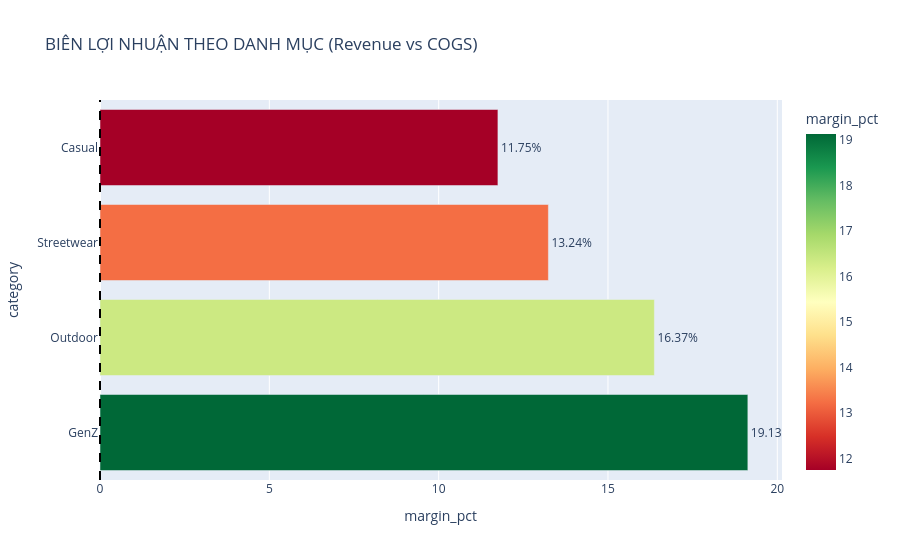

This figure's notebook cell:
### Markdown cell above
### Act 4: Phân loại mức độ ưu tiên (Prescriptive Triage)

Không phải tất cả sản phẩm hay kênh bán hàng đều tệ như nhau. Để đưa ra các hành động **Prescriptive (Đề xuất)**, chúng ta cần phân loại (Triage) xem đâu là "vùng xanh" (lợi nhuận tốt) và đâu là "vùng đỏ" (càng bán càng lỗ) để tối ưu hóa nguồn lực.

### Code cell
# === ACT 4: SEGMENT TRIAGE - PHÂN LOẠI VÙNG NGUY HIỂM ===

# 1. Lấy thông tin Category và Segment từ bảng products
oi_full = order_items.merge(
    products[['product_id', 'category', 'segment', 'cogs']], 
    on='product_id', 
    how='left'
)

# 2. Tính toán Profitability theo Category
category_pnl = oi_full.groupby('category').agg(
    revenue = ('unit_price', lambda x: (x * oi_full.loc[x.index, 'quantity']).sum()),
    cogs    = ('cogs', lambda x: (x * oi_full.loc[x.index, 'quantity']).sum())
).reset_index()

# Tính Margin (đơn giản hóa: Revenue - COGS)
category_pnl['margin_val'] = category_pnl['revenue'] - category_pnl['cogs']
category_pnl['margin_pct'] = (category_pnl['margin_val'] / category_pnl['revenue'] * 100).round(2)
category_pnl = category_pnl.sort_values('margin_pct', ascending=False)

# 3. Vẽ biểu đồ
import plotly.express as px

fig = px.bar(category_pnl, x='margin_pct', y='category', orientation='h',
             color='margin_pct', 
             color_continuous_scale='RdYlGn',
             text='margin_pct',
             title='BIÊN LỢI NHUẬN THEO DANH MỤC (Revenue vs COGS)')

fig.update_traces(texttemplate='%{text}%', textposition='outside')
fig.add_vline(x=0, line_dash="dash", line_color="black")
fig.show()

# 4. Bonus: Triage theo Segment (Phân khúc khách hàng)
segment_pnl = oi_full.groupby('segment').agg(
    revenue = ('unit_price', lambda x: (x * oi_full.loc[x.index, 'quantity']).sum()),
    cogs    = ('cogs', lambda x: (x * oi_full.loc[x.index, 'quantity']).sum())
).reset_index()
segment_pnl['margin_pct'] = ((segment_pnl['revenue'] - segment_pnl['cogs']) / segment_pnl['revenue'] * 100).round(2)

display(segment_pnl.sort_values('margin_pct', ascending=False).style.background_gradient(cmap='RdYlGn'))

### Figure 1 — Plotly figure (JSON) as saved in the notebook; plotly's stock layout.template omitted (floating-point values rounded to 4 significant figures)
{"data": [{"alignmentgroup": "True", "hovertemplate": "margin_pct=%{marker.color}<br>category=%{y}<extra></extra>", "legendgroup": "", "marker": {"color": [19.13, 16.37, 13.24, 11.75], "coloraxis": "coloraxis", "pattern": {"shape": ""}}, "name": "", "offsetgroup": "", "orientation": "h", "showlegend": false, "text": [19.13, 16.37, 13.24, 11.75], "textposition": "outside", "texttemplate": "%{text}%", "type": "bar", "x": [19.13, 16.37, 13.24, 11.75], "xaxis": "x", "y": ["GenZ", "Outdoor", "Streetwear", "Casual"], "yaxis": "y"}], "layout": {"barmode": "relative", "coloraxis": {"colorbar": {"title": {"text": "margin_pct"}}, "colorscale": [[0, "rgb(165,0,38)"], [0.1, "rgb(215,48,39)"], [0.2, "rgb(244,109,67)"], [0.3, "rgb(253,174,97)"], [0.4, "rgb(254,224,139)"], [0.5, "rgb(255,255,191)"], [0.6, "rgb(217,239,139)"], [0.7, "rgb(166,217,106)"], [0.8, "rgb(102,189,99)"], [0.9, "rgb(26,152,80)"], [1, "rgb(0,104,55)"]]}, "legend": {"tracegroupgap": 0}, "shapes": [{"line": {"color": "black", "dash": "dash"}, "type": "line", "x0": 0, "x1": 0, "xref": "x", "y0": 0, "y1": 1, "yref": "y domain"}], "title": {"text": "BIÊN LỢI NHUẬN THEO DANH MỤC (Revenue vs COGS)"}, "xaxis": {"anchor": "y", "domain": [0, 1], "title": {"text": "margin_pct"}}, "yaxis": {"anchor": "x", "domain": [0, 1], "title": {"text": "category"}}}}
